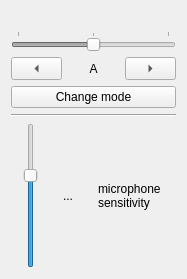
<?xml version="1.0" encoding="UTF-8"?>
<ui version="4.0">
 <class>GuitarTuner</class>
 <widget class="QWidget" name="GuitarTuner">
  <property name="geometry">
   <rect>
    <x>0</x>
    <y>0</y>
    <width>187</width>
    <height>279</height>
   </rect>
  </property>
  <property name="windowTitle">
   <string>GuitarTuner</string>
  </property>
  <layout class="QVBoxLayout" name="verticalLayout_2">
   <item>
    <widget class="QLabel" name="tabulatorIcon">
     <property name="text">
      <string notr="true"/>
     </property>
     <property name="pixmap">
      <pixmap resource="../guitartuner.qrc">:/images/guitartab.svg</pixmap>
     </property>
     <property name="alignment">
      <set>Qt::AlignCenter</set>
     </property>
    </widget>
   </item>
   <item>
    <widget class="QSlider" name="correctSoundSlider">
     <property name="enabled">
      <bool>false</bool>
     </property>
     <property name="autoFillBackground">
      <bool>false</bool>
     </property>
     <property name="minimum">
      <number>-50</number>
     </property>
     <property name="maximum">
      <number>50</number>
     </property>
     <property name="orientation">
      <enum>Qt::Horizontal</enum>
     </property>
     <property name="tickPosition">
      <enum>QSlider::TicksAbove</enum>
     </property>
     <property name="tickInterval">
      <number>50</number>
     </property>
    </widget>
   </item>
   <item>
    <layout class="QHBoxLayout" name="horizontalLayout">
     <item>
      <widget class="QToolButton" name="buttonPrev">
       <property name="sizePolicy">
        <sizepolicy hsizetype="Preferred" vsizetype="Fixed">
         <horstretch>0</horstretch>
         <verstretch>0</verstretch>
        </sizepolicy>
       </property>
       <property name="text">
        <string>...</string>
       </property>
       <property name="arrowType">
        <enum>Qt::LeftArrow</enum>
       </property>
      </widget>
     </item>
     <item>
      <widget class="QLabel" name="noteLabel">
       <property name="text">
        <string>A</string>
       </property>
       <property name="alignment">
        <set>Qt::AlignCenter</set>
       </property>
      </widget>
     </item>
     <item>
      <widget class="QToolButton" name="buttonNext">
       <property name="sizePolicy">
        <sizepolicy hsizetype="Preferred" vsizetype="Fixed">
         <horstretch>0</horstretch>
         <verstretch>0</verstretch>
        </sizepolicy>
       </property>
       <property name="text">
        <string>...</string>
       </property>
       <property name="autoRaise">
        <bool>false</bool>
       </property>
       <property name="arrowType">
        <enum>Qt::RightArrow</enum>
       </property>
      </widget>
     </item>
    </layout>
   </item>
   <item>
    <widget class="QPushButton" name="modeButton">
     <property name="text">
      <string>Change mode</string>
     </property>
    </widget>
   </item>
   <item>
    <widget class="Line" name="line">
     <property name="orientation">
      <enum>Qt::Horizontal</enum>
     </property>
    </widget>
   </item>
   <item>
    <layout class="QHBoxLayout" name="horizontalLayout_2">
     <item>
      <widget class="QSlider" name="soundSlider">
       <property name="value">
        <number>65</number>
       </property>
       <property name="orientation">
        <enum>Qt::Vertical</enum>
       </property>
      </widget>
     </item>
     <item>
      <widget class="QToolButton" name="soundButton">
       <property name="text">
        <string>...</string>
       </property>
       <property name="icon">
        <iconset resource="../guitartuner.qrc">
         <normaloff>:/images/note.svg</normaloff>
         <normalon>:/images/noteNo.svg</normalon>
         <activeon>:/images/noteNo.svg</activeon>:/images/note.svg</iconset>
       </property>
       <property name="iconSize">
        <size>
         <width>30</width>
         <height>30</height>
        </size>
       </property>
       <property name="checkable">
        <bool>true</bool>
       </property>
       <property name="autoRaise">
        <bool>true</bool>
       </property>
      </widget>
     </item>
     <item>
      <widget class="QLabel" name="micSensitivityLabel">
       <property name="sizePolicy">
        <sizepolicy hsizetype="Fixed" vsizetype="Preferred">
         <horstretch>0</horstretch>
         <verstretch>0</verstretch>
        </sizepolicy>
       </property>
       <property name="text">
        <string>microphone
sensitivity</string>
       </property>
      </widget>
     </item>
    </layout>
   </item>
  </layout>
 </widget>
 <layoutdefault spacing="6" margin="11"/>
 <resources>
  <include location="../guitartuner.qrc"/>
 </resources>
 <connections/>
</ui>
